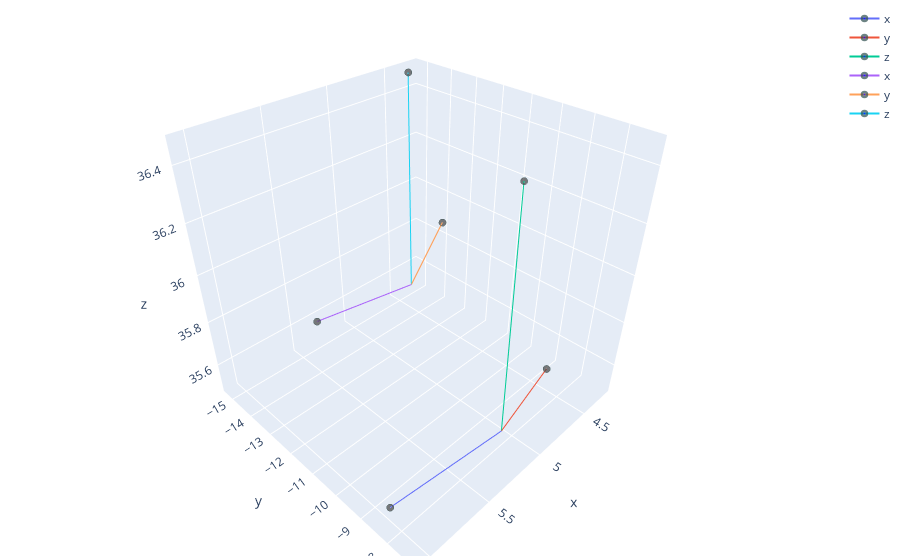

The notebook cell saved with this chart:
### Code cell
data_1 = vector_plot([R1[:,0],R1[:,1],R1[:,2]], orig=t1)
data_2 = vector_plot([R2[:,0],R2[:,1],R2[:,2]], orig=t2)
layout = go.Layout(
            margin = dict(l = 4,
                        r = 4,
                        b = 4,
                        t = 4)
                )
data = data_1 + data_2

fig = go.Figure(data=data,layout=layout)
fig.show()

### Figure 1 — Plotly figure (JSON) as saved in the notebook; plotly's stock layout.template omitted (floating-point values rounded to 4 significant figures)
{"data": [{"marker": {"color": ["blue"], "line": {"color": "DarkSlateGrey", "width": 5}, "size": [0, 5]}, "name": "x", "type": "scatter3d", "x": [5.059, 6.053], "y": [-8.195, -8.144], "z": [35.5, 35.6]}, {"marker": {"color": ["blue"], "line": {"color": "DarkSlateGrey", "width": 5}, "size": [0, 5]}, "name": "y", "type": "scatter3d", "x": [5.059, 4.978], "y": [-8.195, -7.257], "z": [35.5, 35.84]}, {"marker": {"color": ["blue"], "line": {"color": "DarkSlateGrey", "width": 5}, "size": [0, 5]}, "name": "z", "type": "scatter3d", "x": [5.059, 4.985], "y": [-8.195, -8.539], "z": [35.5, 36.43]}, {"marker": {"color": ["blue"], "line": {"color": "DarkSlateGrey", "width": 5}, "size": [0, 5]}, "name": "x", "type": "scatter3d", "x": [4.385, 5.374], "y": [-14.91, -14.8], "z": [35.53, 35.63]}, {"marker": {"color": ["blue"], "line": {"color": "DarkSlateGrey", "width": 5}, "size": [0, 5]}, "name": "y", "type": "scatter3d", "x": [4.385, 4.252], "y": [-14.91, -13.98], "z": [35.53, 35.87]}, {"marker": {"color": ["blue"], "line": {"color": "DarkSlateGrey", "width": 5}, "size": [0, 5]}, "name": "z", "type": "scatter3d", "x": [4.385, 4.329], "y": [-14.91, -15.26], "z": [35.53, 36.47]}], "layout": {"margin": {"b": 4, "l": 4, "r": 4, "t": 4}}}
